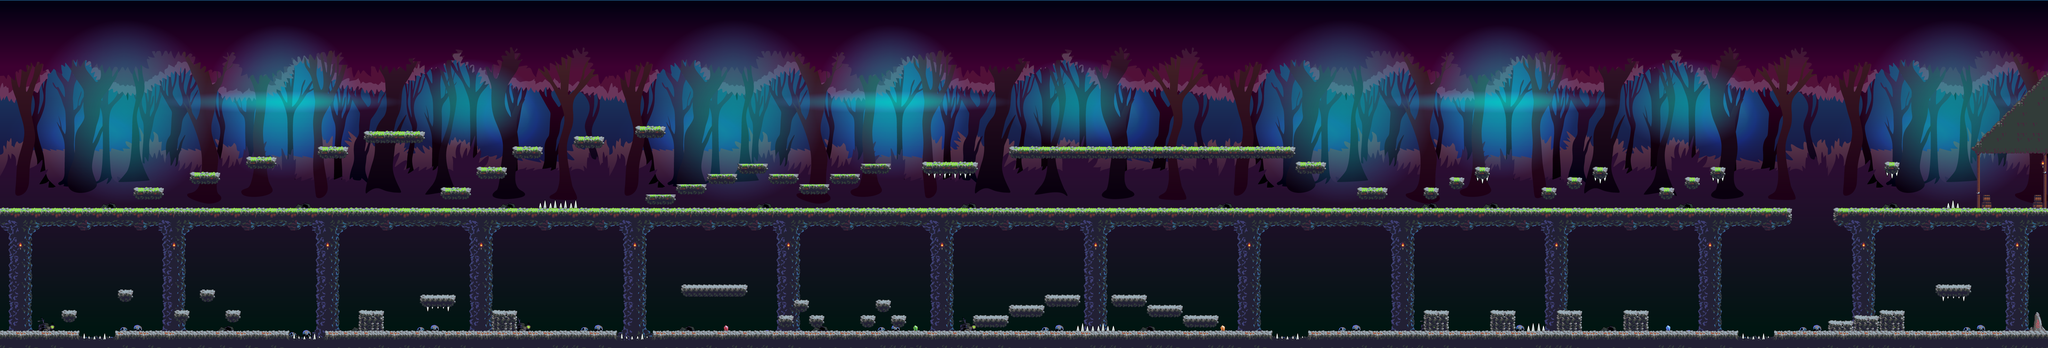

A level layout from a 2D game, rendered from its tile map. Below: a short description, then the map file with tile-grid data replaced by summaries:
An orthogonal 400x68 tile map with 16x16 px tiles, 4 tile layers (Background, Background2, Elements, Ground), 6 tilesets and 128 objects (34x coinSpawn, 16x spike, playerSpawn, finishSpawn).

<map version="1.2" tiledversion="1.2.3" orientation="orthogonal" renderorder="right-down" width="400" height="68" tilewidth="16" tileheight="16" infinite="0" nextlayerid="12" nextobjectid="172">
 <tileset firstgid="1" name="BG_Decor" tilewidth="16" tileheight="16" tilecount="8040" columns="120">
  <image source="Sky.png" width="1920" height="1080" />
 </tileset>
 <tileset firstgid="8041" name="tile_cave_platform" tilewidth="16" tileheight="16" tilecount="528" columns="22">
  <image source="tile_cave_platform.gif" width="352" height="384" />
 </tileset>
 <tileset firstgid="8569" name="tile_cave_bg_objects" tilewidth="16" tileheight="16" tilecount="112" columns="8">
  <image source="tile_cave_bg_objects.png" width="128" height="224" />
 </tileset>
 <tileset firstgid="8681" name="tile_cave_bg_rock" tilewidth="16" tileheight="16" tilecount="840" columns="28">
  <image source="tile_cave_bg_rock.png" width="448" height="480" />
 </tileset>
 <tileset firstgid="9521" name="spikes_8" tilewidth="16" tileheight="16" tilecount="8" columns="4">
  <image source="../../titlesets/spikes/spikes_8.png" width="64" height="38" />
 </tileset>
 <tileset firstgid="9529" name="cave_tileset" tilewidth="16" tileheight="16" tilecount="280" columns="20">
  <image source="cave_tileset.png" width="320" height="224" />
 </tileset>
 <layer id="7" name="Background" width="400" height="68">
  <data>[27200 cells, 26800 non-empty, 7973 distinct tile ids]</data>
 </layer>
 <layer id="10" name="Background2" width="400" height="68">
  <data>[27200 cells, 5058 non-empty, 255 distinct tile ids]</data>
 </layer>
 <layer id="8" name="Elements" width="400" height="68">
  <data>[27200 cells, 1370 non-empty, 75 distinct tile ids]</data>
 </layer>
 <layer id="9" name="Ground" width="400" height="68">
  <data>[27200 cells, 2756 non-empty, 57 distinct tile ids]</data>
 </layer>
 <objectgroup id="4" name="Terrain">
  <object id="10" x="2.66667" y="1036" width="236" height="53.3333" />
  <object id="11" x="367.333" y="1036" width="529.333" height="53.3333" />
  <object id="12" x="2045.67" y="1037.33" width="1923" height="53.3333" />
  <object id="17" x="2" y="654.667" width="5593.33" height="48" />
  <object id="18" x="-0.666668" y="3.16667" width="6.66667" height="1087" />
  <object id="19" x="6396.67" y="0.5" width="6.66667" height="1087" />
  <object id="36" x="772" y="496" width="90.6667" height="30.6667" />
  <object id="37" x="1380.33" y="590" width="88" height="30.6667" />
  <object id="38" x="1139.33" y="414" width="186.667" height="30.6667" />
  <object id="41" x="1316" y="928.667" width="102.667" height="30.6667" />
  <object id="44" x="996" y="464.667" width="90.6667" height="30.6667" />
  <object id="45" x="596" y="544.667" width="90.6667" height="30.6667" />
  <object id="46" x="418.667" y="592.667" width="90.6667" height="30.6667" />
  <object id="47" x="1601.33" y="463.333" width="90.6667" height="30.6667" />
  <object id="49" x="1539.33" y="979.333" width="72.0003" height="56" />
  <object id="50" x="1126.67" y="981.333" width="72.0003" height="56" />
  <object id="51" x="624.667" y="914" width="46.667" height="30.6667" />
  <object id="52" x="706" y="976.667" width="42.667" height="30.6667" />
  <object id="53" x="547.333" y="978" width="44.0003" height="30.6667" />
  <object id="54" x="371.333" y="912.667" width="48.0003" height="25.3334" />
  <object id="55" x="192" y="978" width="48.0003" height="25.3334" />
  <object id="60" x="5732" y="654.667" width="670" height="42.6667" />
  <object id="61" x="4091.33" y="1037.33" width="1334.67" height="53.3333" />
  <object id="62" x="5548.67" y="1037.33" width="852.667" height="53.3333" />
  <object id="71" x="1020.33" y="1037.33" width="902.333" height="53.3333" />
  <object id="87" x="1795.67" y="431.667" width="90.6667" height="30.6667" />
  <object id="88" x="1987.67" y="399.667" width="90.6667" height="30.6667" />
  <object id="89" x="2116.67" y="579.667" width="99.6667" height="30.6667" />
  <object id="90" x="2212.67" y="547.667" width="98.6667" height="35.6667" />
  <object id="91" x="2306.67" y="515.667" width="90.6667" height="37.6667" />
  <object id="92" x="2396.67" y="547.667" width="99.6667" height="37.6667" />
  <object id="93" x="2492.67" y="579.667" width="103.667" height="30.6667" />
  <object id="95" x="2878.67" y="512.667" width="176.667" height="30.6667" />
  <object id="96" x="3158.67" y="462.667" width="881.667" height="30.6667" />
  <object id="97" x="4453.67" y="590.667" width="39.6667" height="30.6667" />
  <object id="99" x="4534.17" y="559.667" width="39.6667" height="30.6667" />
  <object id="100" x="4610.17" y="527.667" width="43.6667" height="30.6667" />
  <object id="101" x="4820.17" y="590.667" width="39.6667" height="30.6667" />
  <object id="102" x="4900.17" y="558.667" width="39.6667" height="30.6667" />
  <object id="103" x="4974.17" y="525.667" width="45.6667" height="30.6667" />
  <object id="104" x="5189.17" y="592.667" width="39.6667" height="30.6667" />
  <object id="105" x="5268.17" y="558.667" width="39.6667" height="30.6667" />
  <object id="106" x="5345.17" y="528.667" width="44.6667" height="30.6667" />
  <object id="111" x="2019.67" y="610.667" width="90.6667" height="30.6667" />
  <object id="112" x="1492" y="527.667" width="88" height="30.6667" />
  <object id="115" x="2596.67" y="546.667" width="98.6667" height="40.6667" />
  <object id="116" x="2692.67" y="514.667" width="90.6667" height="35.6667" />
  <object id="117" x="4050.67" y="519.667" width="90.6667" height="26.6667" />
  <object id="118" x="4243.67" y="592.667" width="90.6667" height="30.6667" />
  <object id="128" x="5426" y="1084" width="125" height="7" />
  <object id="130" x="3968.5" y="1086.5" width="125" height="7" />
  <object id="131" x="1923.5" y="1084.5" width="125" height="7" />
  <object id="132" x="898.5" y="1085.5" width="125" height="7" />
  <object id="133" x="242.5" y="1085.5" width="125" height="7" />
  <object id="134" x="5875" y="976" width="72.0003" height="60" />
  <object id="135" x="5796" y="988" width="72.0003" height="48" />
  <object id="136" x="5717" y="1006" width="72.0003" height="33" />
  <object id="137" x="6050" y="905" width="110" height="19" />
  <object id="141" x="5077" y="979" width="72.0003" height="60" />
  <object id="142" x="4868" y="977" width="72.0003" height="60" />
  <object id="143" x="4660" y="978" width="72.0003" height="60" />
  <object id="144" x="4453" y="978" width="72.0003" height="60" />
  <object id="146" x="3477.67" y="927.667" width="102.667" height="37.6667" />
  <object id="147" x="3577.67" y="960.667" width="113.667" height="35.6667" />
  <object id="148" x="3692.67" y="991.667" width="111.667" height="30.6667" />
  <object id="149" x="3268.67" y="926.667" width="102.667" height="30.6667" />
  <object id="150" x="3157.67" y="953.667" width="111.667" height="36.6667" />
  <object id="151" x="3045.67" y="989.667" width="111.667" height="30.6667" />
  <object id="155" x="2131.67" y="900.667" width="206.667" height="30.6667" />
  <object id="156" x="2483.67" y="937.667" width="42.667" height="33.6667" />
  <object id="157" x="2432.67" y="986.667" width="42.667" height="30.6667" />
  <object id="158" x="2531.67" y="989.667" width="42.667" height="30.6667" />
  <object id="159" x="2689.67" y="989.667" width="42.667" height="30.6667" />
  <object id="160" x="2788.67" y="991.667" width="42.667" height="30.6667" />
  <object id="161" x="2739.67" y="936.667" width="42.667" height="35.6667" />
  <object id="171" x="5893.17" y="504.667" width="39.6667" height="30.6667" />
 </objectgroup>
 <objectgroup id="5" name="Spawn">
  <object id="21" name="playerSpawn" x="97" y="625.333" width="14" height="15.3333" />
  </objectgroup>
 <objectgroup id="6" name="Enemies">
  <!-- 15 objects omitted --></objectgroup>
</map>
<!-- 51 of 128 objects omitted -->
